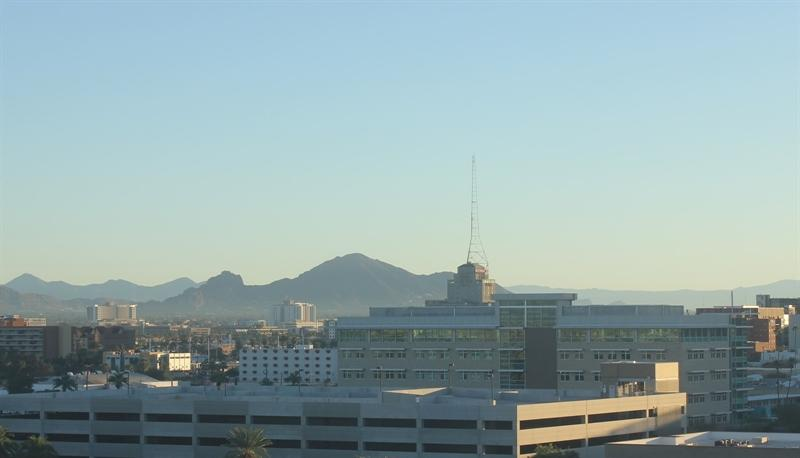
#> input picture JS04_Klasifikasi/images/images/training/day/20151101_142050.jpg, 800 x 458 px; its folder holds only this picture in this run
$ jupyter execute --allow-errors w4_tugas.ipynb
#> lines starting #> are read from the running program, lines starting #| are printed output that depends on the picture
# Tugas
Buatlah model klasifikasi dengan menggunakan SVM berdasarkan data pada Percobaan 5 dengan menggunakan fitur histogram.

## Pengerjaan

#### **Langkah 1 : Import Library**
Mengimpor semua library yang akan digunakan untuk pemrosesan gambar, model SVM, dan evaluasi.

[cell 1]
from pathlib import Path
import matplotlib.image as mpimg
import matplotlib.pyplot as plt
import cv2
import random
import numpy as np
import pandas as pd
from sklearn.svm import SVC
from sklearn.model_selection import train_test_split
from sklearn.metrics import classification_report, confusion_matrix

#### **Langkah 2 : Menentukan Direktori Gambar**
Menetapkan lokasi folder yang berisi data training dan testing.

[cell 2]
train_dir = "images/images/training/"
test_dir = "images/images/test/"

#### **Langkah 3 : Load Image dan Label dari Direktori**
Membaca image dari direktori dan mengaitkannya dengan label yang diambil dari nama folder.

[cell 3]
def load_images_and_labels(img_dir):
#> called with img_dir = 'images/images/training/'
    p = Path(img_dir)  # Membuat objek Path untuk direktori
    dirs = list(p.glob('*'))  # Mengambil semua folder di dalam direktori

    img_list = []  # Daftar untuk menyimpan image dan label

    # Mengiterasi setiap folder untuk memuat image
    for dir in dirs:
        label = str(dir).split('/')[-1]  # Mengambil label dari nama folder (day/night)
        for file in dir.glob('*.jpg'):  # Mengiterasi semua file jpg dalam folder
            img = cv2.imread(str(file))  # Memuat image
#> img is the input picture: shape (458, 800, 3); mean B, G, R 170.2, 168.7, 147.2

            if img is not None:  # Memeriksa apakah image berhasil dimuat
                img_list.append((img, label))  # Menyimpan pasangan (image, label)

    return img_list  # Mengembalikan daftar image dan label

#### **Langkah 4 : Load Image Training**
Menggunakan kode di bawah untuk load semua image dan label dari direktori training.

[cell 4]
train_img = load_images_and_labels(train_dir)
#> train_img = 2 items

#### **Langkah 5 : Cek Jumlah Image yang Dimuat (Load)**
Menampilkan jumlah image yang berhasil dimuat untuk memastikan data sudah tersedia.

[cell 5]
print(f"Jumlah image training yang dimuat: {len(train_img)}")
#| Jumlah image training yang dimuat: 2

#### **Langkah 6 : Fitur Histogram**
Menghitung histogram untuk setiap channel warna (Red, Green, Blue) dari image dan normalisasi hasilnya.

[cell 6]
def calc_histogram_features(image, bins=32, visualize=False):
    # Mengonversi image ke RGB jika belum
    if len(image.shape) == 3 and image.shape[2] == 3:
        image_rgb = cv2.cvtColor(image, cv2.COLOR_BGR2RGB)  # Konversi dari BGR ke RGB
    else:
        image_rgb = image  # Jika sudah RGB, gunakan image asli

    # Menghitung histogram untuk setiap channel warna
    hist_r = cv2.calcHist([image_rgb], [0], None, [bins], [0, 256])  # Histogram channel merah
    hist_g = cv2.calcHist([image_rgb], [1], None, [bins], [0, 256])  # Histogram channel hijau
    hist_b = cv2.calcHist([image_rgb], [2], None, [bins], [0, 256])  # Histogram channel biru

    # Normalisasi histogram
    hist_r = cv2.normalize(hist_r, hist_r).flatten()
    hist_g = cv2.normalize(hist_g, hist_g).flatten()
    hist_b = cv2.normalize(hist_b, hist_b).flatten()

    # Menggabungkan histogram menjadi satu vektor fitur
    hist_features = np.concatenate((hist_r, hist_g, hist_b))

    # Visualisasi histogram
    if visualize:
        plt.figure(figsize=(12, 8))

        # Histogram channel merah
        plt.subplot(3, 1, 1)
        plt.plot(hist_r, color='r', label='Red')  # Histogram channel merah
        plt.title('Histogram Channel Red')
        plt.xlim([0, bins])  # Mengatur batas sumbu X
        plt.legend()

        # Histogram channel hijau
        plt.subplot(3, 1, 2)
        plt.plot(hist_g, color='g', label='Green')  # Histogram channel hijau
        plt.title('Histogram Channel Green')
        plt.xlim([0, bins])  # Mengatur batas sumbu X
        plt.legend()

        # Histogram channel biru
        plt.subplot(3, 1, 3)
        plt.plot(hist_b, color='b', label='Blue')  # Histogram channel biru
        plt.title('Histogram Channel Blue')
        plt.xlim([0, bins])  # Mengatur batas sumbu X
        plt.legend()

        plt.tight_layout()
        plt.show()

    return hist_features  # Mengembalikan fitur histogram

#### **Langkah 7 : Menyimpan Fitur dan Label**
Menghitung fitur histogram untuk setiap image dan menyimpan hasilnya ke dalam daftar.

[cell 7]
features = []  # Daftar untuk menyimpan fitur
labels = []  # Daftar untuk menyimpan label

# Mengiterasi setiap pasangan (image, label) untuk menghitung fitur histogram
for idx, (img, label) in enumerate(train_img):
    hist_features = calc_histogram_features(img)  # Menghitung fitur histogram untuk image
    features.append(hist_features)  # Menyimpan fitur
    labels.append(label)  # Menyimpan label
#> this loop made 2 passes
#> label on passes 1 to 2: 'day', 'night'
#> pass 2, in calc_histogram_features (call 2), `image_rgb = cv2.cvtColor(image, cv2.COLOR_BGR2RGB)`:
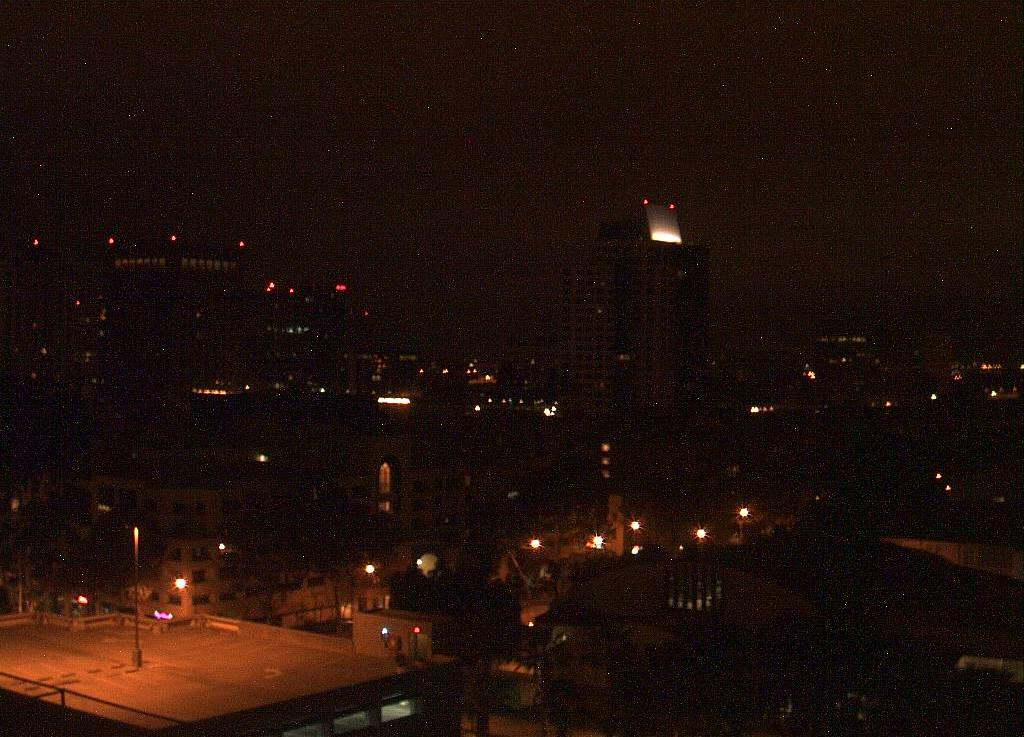
#> image_rgb: shape (737, 1024, 3); mean R, G, B 33.1, 16.5, 10.6
#> after the loop, features = 2 items; labels = ['day', 'night']

#### **Langkah 8 : Konversi ke Array Numpy**
Mengonversi daftar fitur dan label menjadi array numpy untuk mempermudah pemrosesan lebih lanjut.

[cell 8]
X = np.array(features)  # Fitur
y = np.array(labels)  # Label

#### **Langkah 9 : Bagi Data Menjadi Set Training dan Validasi**
Membagi data menjadi dua bagian, satu untuk melatih model dan satu untuk mengevaluasi kinerja model.

[cell 9]
X_train, X_val, y_train, y_val = train_test_split(X, y, test_size=0.2, random_state=42)

#### **Langkah 10 : Membuat dan Melatih Model SVM**
Membuat model SVM dengan kernel linear dan melatihnya dengan data training.

[cell 10]
svm_model = SVC(kernel='linear')
#> (the rest of this cell did not finish here and is left out)

#### **Langkah 11 : Evaluasi Model**
Menggunakan data validasi untuk memprediksi label dan menampilkan laporan klasifikasi serta confusion matriks untuk mengevaluasi kinerja model.

#> (a cell that did not finish here is left out)

#### **Langkah 12 : Visualisasi Histogram**
Memilih image acak dari data training dan menampilkan histogramnya untuk analisis visual.

[cell 12]
rand_idx = random.randint(0, len(train_img) - 1)  # Memilih index acak
#> rand_idx = 1
img, label = train_img[rand_idx]  # Mengambil image dan label berdasarkan index
#> label = 'night'

# Memeriksa ukuran image
print(f'Image {rand_idx}')
#| Image 1
print(f"Label: {label}")
#| Label: night
calc_histogram_features(img, visualize=True)  # Menampilkan histogram dengan visualize=True
#> call 3 of calc_histogram_features, with bins = 32, visualize = True
#> in calc_histogram_features (call 3), `hist_r = cv2.calcHist([image_rgb], [0], None, [bins], [0, 256])`: hist_r = 32 values, max 211405 at index 3, min 112 at index 29, mean 23584
#> in calc_histogram_features (call 3), `hist_g = cv2.calcHist([image_rgb], [1], None, [bins], [0, 256])`: hist_g = 32 values, max 284060 at index 1, min 56 at index 24, mean 23584
#> in calc_histogram_features (call 3), `hist_b = cv2.calcHist([image_rgb], [2], None, [bins], [0, 256])`: hist_b = 32 values, max 326631 at index 0, min 59 at index 31, mean 23584
#> in calc_histogram_features (call 3), `hist_r = cv2.normalize(hist_r, hist_r).flatten()`: hist_r = 32 values, max 0.648 at index 3, min 0.000343 at index 29, mean 0.0723
#> in calc_histogram_features (call 3), `hist_g = cv2.normalize(hist_g, hist_g).flatten()`: hist_g = 32 values, max 0.742 at index 1, min 0.000146 at index 24, mean 0.0616
#> in calc_histogram_features (call 3), `hist_b = cv2.normalize(hist_b, hist_b).flatten()`: hist_b = 32 values, max 0.743 at index 0, min 0.000134 at index 31, mean 0.0536
#> in calc_histogram_features (call 3), `hist_features = np.concatenate((hist_r, hist_g, hist_b))`: hist_features = 96 values, max 0.743 at index 64, min 0.000134 at index 95, mean 0.0625
#> in calc_histogram_features (call 3), `plt.show()`:
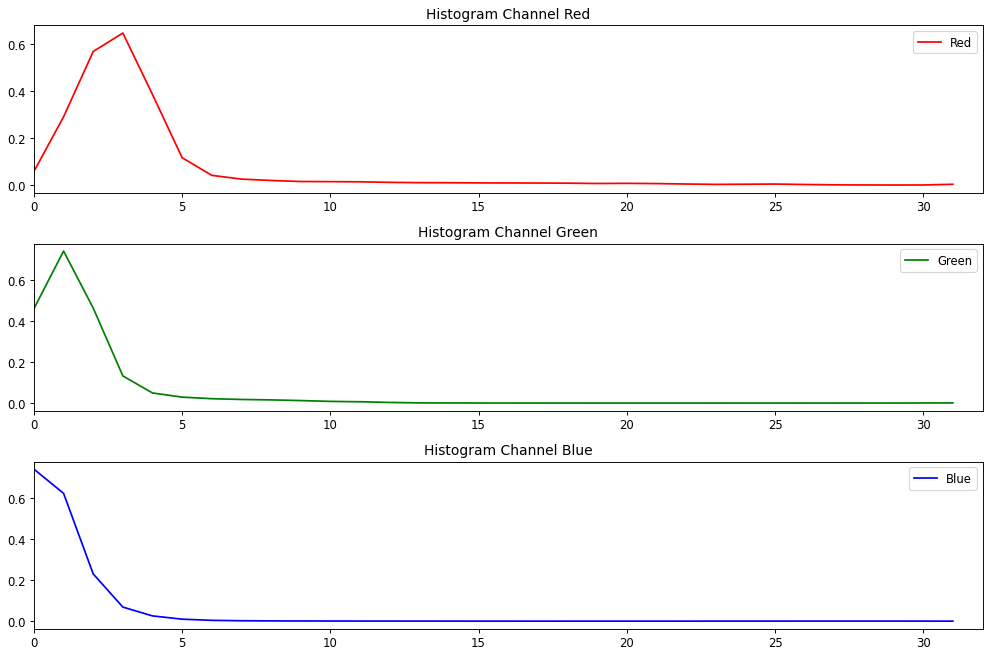
#> figure drawn by matplotlib, 3 panels; panel 1: curve peaks at x = 3, y = 0.648; panel 2: curve peaks at x = 1, y = 0.742; panel 3: curve peaks at x = 0, y = 0.743
#> Out has the same summary as hist_features in calc_histogram_features
